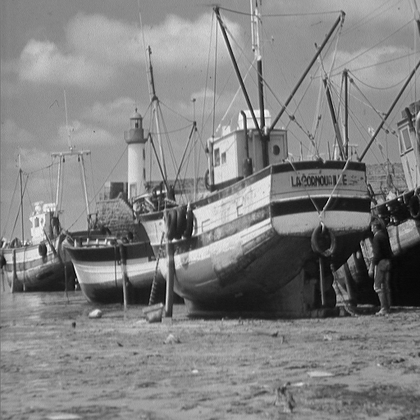
#> input picture banerjee2703-hw04/boat.512.tiff, 420 x 420 px, shrunk from 512 x 512 before the run
$ python imageProcessing.py
#> lines starting #> are read from the running program, lines starting #| are printed output that depends on the picture
'''
Name: Sidharth Banerjee
ID  : 1001622703
Date: 09/24/2019
'''

import numpy as np
from PIL import Image
from scipy import ndimage
import matplotlib.pyplot as plt

boat  = Image.open('boat.512.tiff').convert('L')
#> boat is the input picture: PIL image 420x420 L; min 0, max 255, mean 129.7
clock = Image.open('clock-5.1.12.tiff').convert('L')
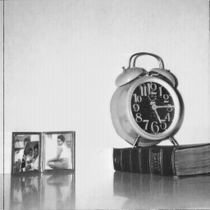
#> input picture banerjee2703-hw04/clock-5.1.12.tiff, 210 x 210 px, shrunk from 256 x 256 before the run
#> clock is the input picture: PIL image 210x210 L; min 26, max 246, mean 186
man   = Image.open('man-5.3.01.tiff').convert('L')
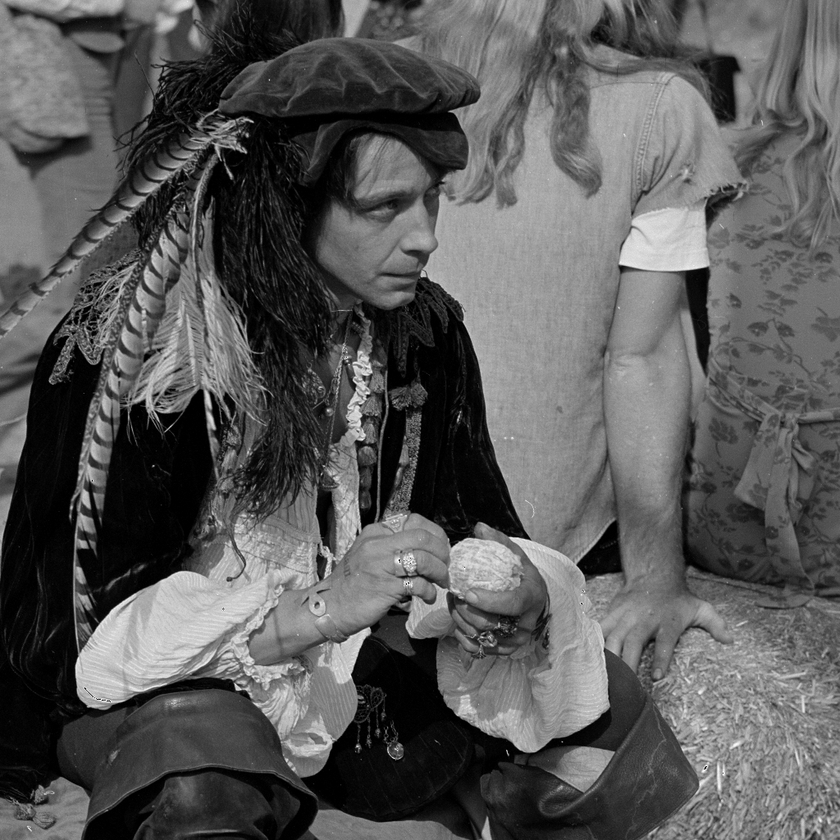
#> input picture banerjee2703-hw04/man-5.3.01.tiff, 840 x 840 px, shrunk from 1024 x 1024 before the run
#> man is the input picture: PIL image 840x840 L; min 0, max 255, mean 89
tank  = Image.open('tank-7.1.07.tiff').convert('L')
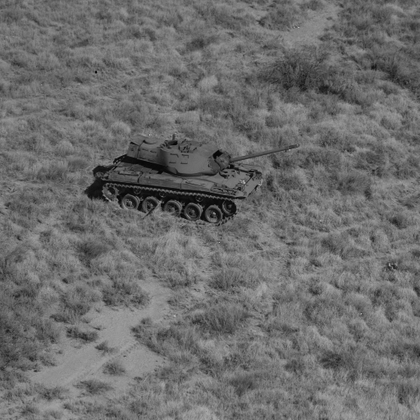
#> input picture banerjee2703-hw04/tank-7.1.07.tiff, 420 x 420 px, shrunk from 512 x 512 before the run
#> tank is the input picture: PIL image 420x420 L; min 3, max 184, mean 108.2
darin = Image.open('darinGrayNoise.jpg').convert('L')
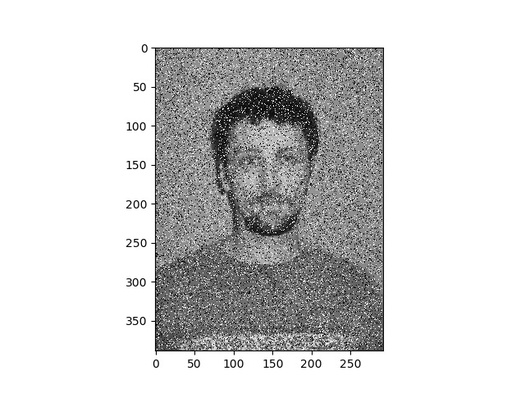
#> input picture banerjee2703-hw04/darinGrayNoise.jpg, 525 x 394 px, shrunk from 640 x 480 before the run
#> darin is the input picture: PIL image 525x394 L; min 0, max 255, mean 209.6

boat_arr  = np.array(boat)
clock_arr = np.array(clock)
man_arr   = np.array(man)
tank_arr  = np.array(tank)
darin_arr = np.array(darin)

h_n_low   = [0.1]*10
low_boat  = []
low_clock = []
low_man   = []
low_tank  = []

for i in range (0, len(boat_arr), 1):
    low_boat.append(np.convolve(boat_arr[i], h_n_low))
#> after the loop, low_boat = 420 items

for i in range (0, len(clock_arr), 1):
    low_clock.append(np.convolve(clock_arr[i], h_n_low))
#> after the loop, low_clock = 210 items

for i in range (0, len(man_arr), 1):
    low_man.append(np.convolve(man_arr[i], h_n_low))
#> after the loop, low_man = 840 items

for i in range (0, len(tank_arr), 1):
    low_tank.append(np.convolve(tank_arr[i], h_n_low))
#> after the loop, low_tank = 420 items

h_n_high   = [1, -1]
high_boat  = []
high_clock = []
high_man   = []
high_tank  = []

for i in range (0, len(boat_arr), 1):
    high_boat.append(np.convolve(boat_arr[i], h_n_high))
#> after the loop, high_boat = 420 items

for i in range (0, len(clock_arr), 1):
    high_clock.append(np.convolve(clock_arr[i], h_n_high))
#> after the loop, high_clock = 210 items

for i in range (0, len(man_arr), 1):
    high_man.append(np.convolve(man_arr[i], h_n_high))
#> after the loop, high_man = 840 items

for i in range (0, len(tank_arr), 1):
    high_tank.append(np.convolve(tank_arr[i], h_n_high))
#> after the loop, high_tank = 420 items

low_darin = []
for i in range (0, len(darin_arr), 1):
    low_darin.append(np.convolve(darin_arr[i], h_n_low))
#> after the loop, low_darin = 394 items

outputImage = ndimage.median_filter(darin_arr, 5)

# print boats
plt.figure('Original boat')
plt.imshow(boat, cmap='gray')
plt.figure('Lowpass boat')
plt.imshow(low_boat, cmap='gray')
plt.figure('Highpass boat')
plt.imshow(high_boat, cmap='gray')
plt.show()

# print clocks
plt.figure('Original clock')
plt.imshow(clock, cmap='gray')
plt.figure('Lowpass clock')
plt.imshow(low_clock, cmap='gray')
plt.figure('Highpass clock')
plt.imshow(high_clock, cmap='gray')
plt.show()

# print man
plt.figure('Original man')
plt.imshow(man, cmap='gray')
plt.figure('Lowpass man')
plt.imshow(low_man, cmap='gray')
plt.figure('Highpass man')
plt.imshow(high_man, cmap='gray')
plt.show()

# print tank
plt.figure('Original tank')
plt.imshow(tank, cmap='gray')
plt.figure('Lowpass tank')
plt.imshow(low_tank, cmap='gray')
plt.figure('Highpass tank')
plt.imshow(high_tank, cmap='gray')
plt.show()
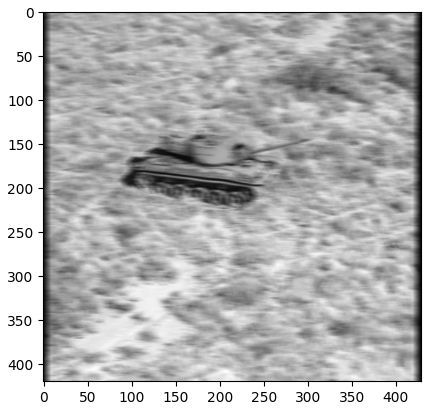
#> figure drawn by matplotlib, 1 panel
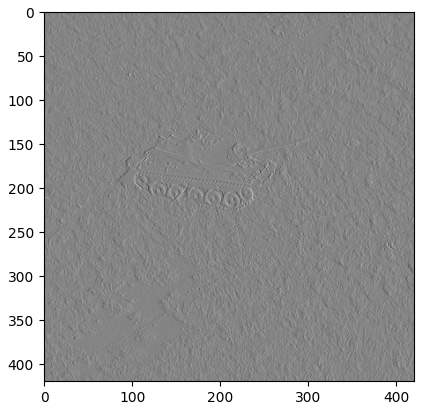
#> figure drawn by matplotlib, 1 panel

# print darin
plt.figure('Original darin')
plt.imshow(darin, cmap='gray')
plt.figure('Lowpass darin')
plt.imshow(low_darin, cmap='gray')
plt.figure('Median Filter darin')
plt.imshow(outputImage, cmap='gray')
plt.show()
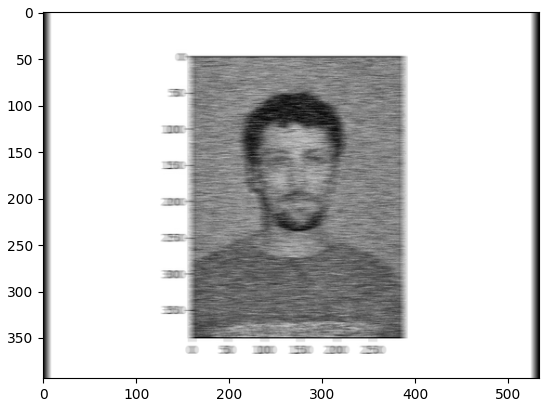
#> figure drawn by matplotlib, 1 panel
